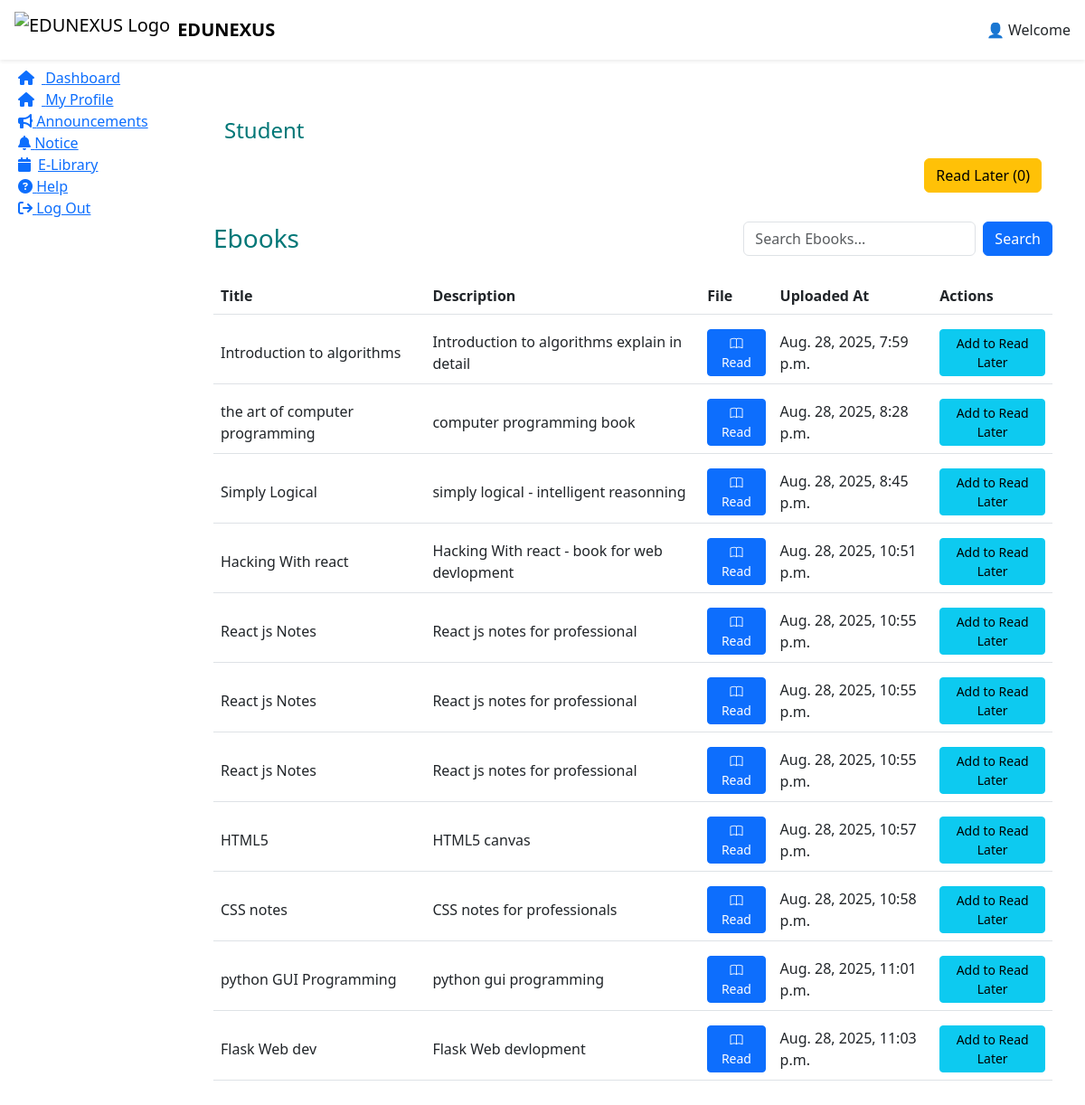
Screenshot of /Student_Dashboard/ebook_list_student/ (signed in) with the database file from the repository.
### app_edunexus/models.py (models this page shows, shortened)
class EBook(models.Model):
    title = models.CharField(max_length=200)
    description = models.TextField(blank=True, null=True)
    file = models.FileField(storage=RawMediaCloudinaryStorage,upload_to="ebooks/")   # MEDIA folder me save hoga
    uploaded_at = models.DateTimeField(auto_now_add=True)

### app_edunexus/views.py (the view)
# urls.py: path('Student_Dashboard/ebook_list_student/',views.ebook_list_student,name='ebook_list_student'),
def ebook_list_student(request):
    user_id = request.session.get('user_id')
    if not user_id:
        return redirect('log_in')
    student = User.objects.filter(id=user_id, Role="Student").first()
    if not student:
        return redirect('log_in')
    student_profile = StudentProfile.objects.filter(student=student).first()
    if not student_profile:
        return HttpResponse("Student profile not found")
    data = {
            "name": student_profile.name,
        }
    ebooks = EBook.objects.all()
    search_query = request.GET.get('search', '')
    if search_query:
        ebooks = ebooks.filter(Q(title__icontains=search_query))
    read_later_ids = request.session.get('read_later_list', [])
    read_later_length = len(read_later_ids)
    return render(
        request,
        'student_dashboard.html',
        {
            "ebooks": ebooks,
            "read_later_ids":read_later_ids,
            "ebook_list": "ebook_list_student",
            "read_later_length": read_later_length,  # read leter book count ke liye
            "data":data,
        }
    )

### app_edunexus/templates/student_dashboard.html (shortened to what this page needs)
{% extends "base_dashboard.html" %}
{% load static %}
{% block css %}
<link rel="stylesheet" href="https://res.cloudinary.com/duhg4tvty/raw/upload/v1756632311/student_dashboard_gqj4pn.css">
{% endblock %}
{% block nav_right %}
👤 Welcome
{% endblock %}
{% block sidebar %}
<li><a href="{% url 'Student_Dashboard' %}" class="capsule"><i class="fa fa-home me-2"></i> Dashboard</a></li>
<li><a href="{% url 'my_profile' %}" class="capsule"><i class="fa fa-home me-2"></i> My Profile</a></li>
<li><a href="{% url 'announcement_list' %}" class="capsule" style="cursor: pointer;"><i class="fa-solid fa-bullhorn"></i>
    Announcements</a></li>
<li><a href="{% url 'notice_list' %}" class="capsule" style="cursor: pointer;"><i class="fa-solid fa-bell"></i>
    Notice</a></li>
<li><a href="{% url 'ebook_list_student' %}" class="capsule"><i class="fa fa-calendar me-2"></i>E-Library</a></li>
<li><a href="{% url 'help_section' %}" class="capsule"><i class="fa fa-question-circle" aria-hidden="true"></i> Help</a>
<li><a href="{% url 'log_out' %}" class="capsule"><i class="fa fa-sign-out" aria-hidden="true"></i> Log Out</a>
</li>
{% endblock %}
{% block main %}
<section class="container mt-4">
{% if ebook_list %}
<div class="container-fluid py-3">
    <div class="d-flex align-items-center mb-3">
        <h4 class="mb-0"><span class="brand-text" style="color:#007777;">Student</span></h4>
    </div>
    <div class="d-flex justify-content-end mb-3">
        <a href="{% url 'read_later_list' %}" class="btn btn-warning">
            Read Later ({{ read_later_length }})
        </a>
    </div>
</div>
<div class="table-container" style="max-width:1200px; margin:auto;">
  <div class="table-header d-flex flex-column flex-md-row justify-content-between align-items-md-center mb-3">
    <h3 class="mb-2 mb-md-0" style="color:#007777;">Ebooks</h3>
    <form method="GET" class="d-flex flex-column flex-sm-row w-md-auto">
      <input type="text"
             name="search"
             placeholder="Search Ebooks..."
             class="form-control me-sm-2 mb-2 mb-sm-0"
             value="{{ search_query }}">
      <button type="submit" class="btn btn-primary  w-sm-auto">Search</button>
    </form>
  </div>
    <div class="table-responsive">
        <table class="table align-middle table-hover"
               style="border-collapse: separate; border-spacing: 0 8px;">
            <thead style="background-color:#007777; color:#fff; border-radius:8px;">
                <tr>
                    <th>Title</th>
                    <th>Description</th>
                    <th>File</th>
                    <th>Uploaded At</th>
                    <th>Actions</th>
                </tr>
            </thead>
            <tbody>
                {% for book in ebooks %}
                <tr>
                    <td>{{ book.title }}</td>
                    <td>{{ book.description }}</td>
                    <td>
                        <a href="{{ book.file.url }}" target="_blank" class="btn btn-primary btn-sm">
                            <i class="bi bi-book"></i> Read
                        </a>
                    </td>
                    <td>{{ book.uploaded_at }}</td>
                    <td>
                        <a href="{% url 'toggle_read_later' pk=book.id %}" class="btn btn-info btn-sm">
                            {% if book.id in read_later_ids %}
                            Remove from Read Later
                            {% else %}
                            Add to Read Later
                            {% endif %}
                        </a>
                    </td>
                </tr>
                {% endfor %}
            </tbody>
        </table>
    </div>
</div>
{% endif %}
{% endblock %}

### rows the page displays
EBook: title "Introduction to algorithms", description "Introduction to algorithms explain in detail", uploaded_at "Aug. 28, 2025, 7:59 p.m.", shows "Add to Read Later"
EBook: title "the art of computer programming", description "computer programming book", uploaded_at "Aug. 28, 2025, 8:28 p.m.", shows "Add to Read Later"
EBook: title "Simply Logical", description "simply logical - intelligent reasonning", uploaded_at "Aug. 28, 2025, 8:45 p.m.", shows "Add to Read Later"
EBook: title "Hacking With react", description "Hacking With react - book for web devlopment", uploaded_at "Aug. 28, 2025, 10:51 p.m.", shows "Add to Read Later"
EBook: title "React js Notes", description "React js notes for professional", uploaded_at "Aug. 28, 2025, 10:55 p.m.", shows "Add to Read Later"
EBook: title "React js Notes", description "React js notes for professional", uploaded_at "Aug. 28, 2025, 10:55 p.m.", shows "Add to Read Later"
EBook: title "React js Notes", description "React js notes for professional", uploaded_at "Aug. 28, 2025, 10:55 p.m.", shows "Add to Read Later"
EBook: title "HTML5", description "HTML5 canvas", uploaded_at "Aug. 28, 2025, 10:57 p.m.", shows "Add to Read Later"
EBook: title "CSS notes", description "CSS notes for professionals", uploaded_at "Aug. 28, 2025, 10:58 p.m.", shows "Add to Read Later"
EBook: title "python GUI Programming", description "python gui programming", uploaded_at "Aug. 28, 2025, 11:01 p.m.", shows "Add to Read Later"
EBook: title "Flask Web dev", description "Flask Web devlopment", uploaded_at "Aug. 28, 2025, 11:03 p.m.", shows "Add to Read Later"

### other values shown
{{ read_later_length }} "0"
